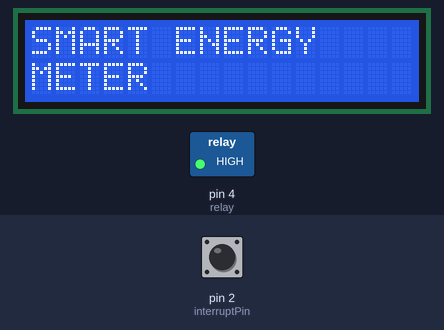
A sketch run on a simulated Arduino Mega 2560, built for the host (arithmetic inside an expression is 32-bit, double 64-bit). On the bench: 16×2 character LCD, switched loads named in the sketch (green lamp = pin HIGH). The inputs (shaded band) are chosen by the test bench; at power-on: pin 2 (interruptPin) HIGH. WiFi joins after 1.5 s; servers stay silent unless stated; uploads are accepted with an empty reply; what the sketch prints to the serial monitor is not drawn.

Above: at 3.8 s.
At 8.9 s:
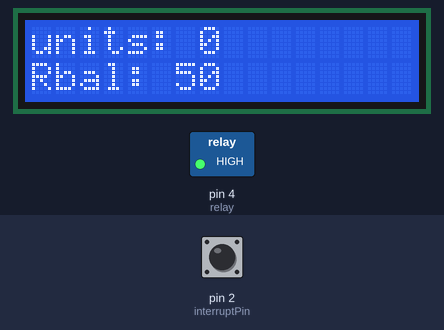
9.0 s: pin 2 (interruptPin) pulsed LOW 5 times (0.12 s each, 0.3 s apart)
At 13.4 s:
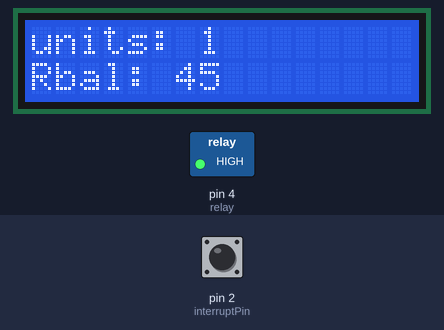
Timing chart, 0 to 14.9 s (numbered marks = the images above; inputs shaded):
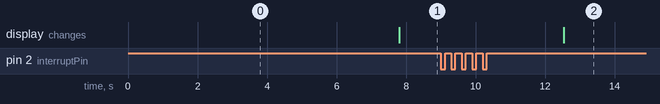

The sketch:

smart_energyy_meter_cvsr.ino
```cpp
#include "WiFiEsp.h"
#include<String.h>
#include <LiquidCrystal.h>
LiquidCrystal lcd (A0,A1,A2,A3,A4,A5);
// Emulate Serial1 on pins 6/7 if not present
#ifndef HAVE_HWSERIAL1
#include "SoftwareSerial.h"
SoftwareSerial Serial1(12, 13); // RX, TX
#endif

#define relay 4

volatile int units = 0;
volatile int amount = 50;
volatile int preunits = 0;
volatile int punits = 0;

String consumer = "0";
int flag = 0;
int interruptPin = 2;


char ssid[] = "project12";            // your network SSID (name)
char pass[] = "project123456";        // your network password
int status = WL_IDLE_STATUS;     // the Wifi radio's status

char server[] = "projectsiot.xyz";
String A = "GET /IoTProjects/SmartEnergyMeter/energymeter.php?a=";
String Z = " HTTP/1.1";
String iot = "\0";
String load = "Y";
WiFiEspClient client;


void setup() {
  // put your setup code here, to run once:
Serial.begin(9600);
lcd.begin(16,2);
Serial.println("power up");
pinMode(2,INPUT);
pinMode(relay,OUTPUT);

attachInterrupt(digitalPinToInterrupt(interruptPin),pinisr,FALLING);


lcd.clear ();


lcdstring(0,0,"SMART ENERGY             ");
lcdstring(0,1,"METER                   ");

  Serial1.begin(9600);

 Serial1.listen (); delay(1000);

   // initialize ESP module
  WiFi.init(&Serial1);

  // check for the presence of the shield
  if (WiFi.status() == WL_NO_SHIELD) {
    Serial.println(F("WiFi shield not present"));
    // don't continue
    while (true);
  }

  // attempt to connect to WiFi network
  while ( status != WL_CONNECTED) {
    Serial.print(F("Attempting to connect to WPA SSID: "));
    Serial.println(ssid);
    // Connect to WPA/WPA2 network
    status = WiFi.begin(ssid, pass);
  }

  // you're connected now, so print out the data
  Serial.println(F("You're connected to the network"));


    Serial.println(F("sending data ---1 "));
    Serial.println(F("Starting connection to server..."));
    // if you get a connection, report back via serial
    if (client.connect(server, 80)) {
      Serial.println(F("Connected to server"));
      // Make a HTTP request
      client.println("GET /IoTProjects/SmartEnergyMeter/energymeter.php?a=U HTTP/1.1");
      client.println("Host: projectsiot.xyz");
      client.println("Connection: close");
      client.println();
    }
    client.flush();
     client.stop();

delay(1000);
digitalWrite(relay,HIGH);
delay(4000);

units = 0;

load = "Y";
}

void loop() {
  // put your main code here, to run repeatedly:


lcdstring(0,0,"                   ");
lcdstring(0,1,"                   ");

lcd.setCursor(0,0);
lcd.print("units: "+String(units));
lcd.setCursor(0,1);
lcd.print("Rbal: "+String(amount));
 delay(100);
detachInterrupt(digitalPinToInterrupt(interruptPin));

//Serial1.listen(); delay(1000);

  Serial.print(F("A = ")); Serial.println(iot);

  // if the server's disconnected, stop the client
  if (!client.connected()) {
    Serial.println(F("Disconnecting from server..."));
    client.stop();

    // do nothing forevermore
    //while (true);
  }
  client.stop();
  client.flush();

  for (int x = 0; x < 2; x++)
  {
    delay(1000);
    Serial.println(x, DEC);
  }
  Serial.println(F("Starting connection to server..."));
  // if you get a connection, report back via serial
  if (client.connect(server, 80)) {
    Serial.println(F("Connected to server"));
    // Make a HTTP request

    //client.println("GET /IoTProjects/TollBooth/tollbooth.php?a=A&b=5&c=6&d=3 HTTP/1.1");

    client.println( A + String(units) + "&b=" + amount + "&c="  + load +  Z);

    client.println("Host: projectsiot.xyz");
    client.println("Connection: close");
    client.println();
    iot = "\0";
  }
attachInterrupt(digitalPinToInterrupt(interruptPin),pinisr,FALLING);

}//loop

void pinisr ()
{

  Serial.println("interrupttttttttttt");
  units++;
  punits = units;
  Serial.println("units = "+String(units));
  amount = amount - 5;
  Serial.println("amount = "+String(amount));

if (amount < 1)
{
  digitalWrite(relay,LOW);
  amount = 0;
  load = "N";
  units = 10;
}

 }

void sndit ()
{
detachInterrupt(digitalPinToInterrupt(interruptPin));

//Serial1.listen(); delay(1000);

  Serial.print(F("A = ")); Serial.println(iot);

  // if the server's disconnected, stop the client
  if (!client.connected()) {
    Serial.println(F("Disconnecting from server..."));
    client.stop();

    // do nothing forevermore
    //while (true);
  }
  client.stop();
  client.flush();

  for (int x = 0; x < 2; x++)
  {
    delay(1000);
    Serial.println(x, DEC);
  }
  Serial.println(F("Starting connection to server..."));
  // if you get a connection, report back via serial
  if (client.connect(server, 80)) {
    Serial.println(F("Connected to server"));
    // Make a HTTP request

    //client.println("GET /IoTProjects/TollBooth/tollbooth.php?a=A&b=5&c=6&d=3 HTTP/1.1");

    client.println( A + String(units) + "&b=" + amount +  Z);

    client.println("Host: projectsiot.xyz");
    client.println("Connection: close");
    client.println();
    iot = "\0";
  }
attachInterrupt(digitalPinToInterrupt(interruptPin),pinisr,FALLING);
}

void lcdstring(int a, int b, String data)
{
  lcd.setCursor(a,b);
  lcd.print(data);
}
```

Measured:
- after the input at 9.0 s, the display: changes after 3.5 s (image 2)
